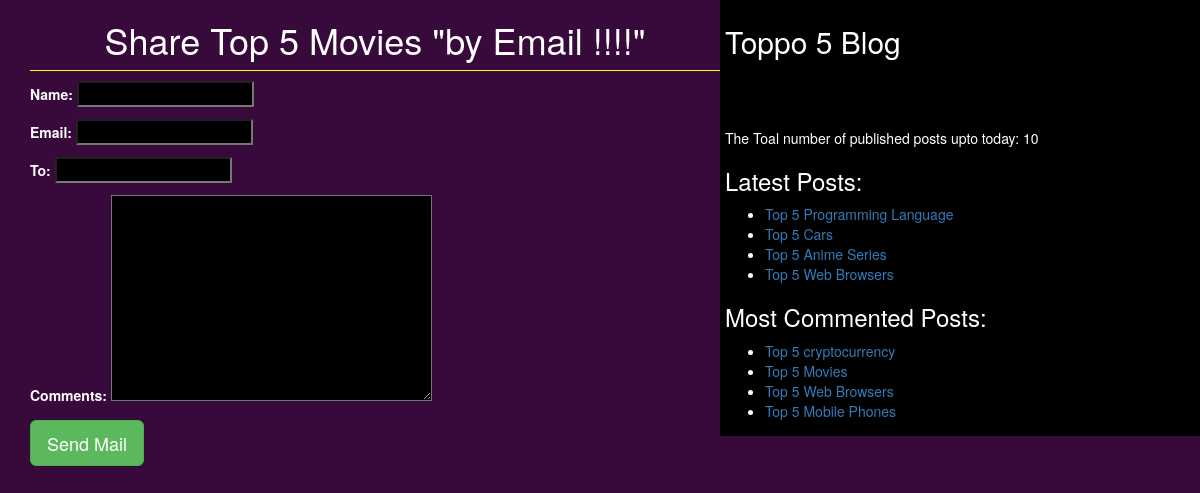
/3/share/, run on the app's committed database.
### blog/models.py (models this page shows, shortened)
class Post(models.Model):
    title = models.CharField(max_length=264)
    slug = models.SlugField(max_length=264,unique_for_date='publish')  # unique_for_date is used to to make each slug unique
    author = models.ForeignKey(User,related_name='blog_posts',on_delete=models.CASCADE) # on_delete is important parameter
    body = models.TextField()
    publish = models.DateTimeField(default=timezone.now)
    created = models.DateTimeField(auto_now_add=True)
    updated = models.DateTimeField(auto_now=True)
    STATUS_CHOICES = (('draft','Draft'),('published','Published'))
    status = models.CharField(max_length=10,choices=STATUS_CHOICES,default='draft')
    objects = CustomManager()  # calling our custom Manager
    tags = TaggableManager()
    class Meta:
        ordering = ('-publish',)
    def get_absolute_url(self):
        return reverse('post_detail',args=[self.publish.year,self.publish.strftime('%m'),self.publish.strftime('%d'),self.slug])

### blog/views.py (the view, shortened to what this page needs)
# urls.py: path('<int:id>/share/', views.mail_send_view),
def mail_send_view(request,id):
    post = get_object_or_404(Post,id=id,status='published')
    sent = False
    form = EmailSendForm()
    return render(request,'blog/sharebymail.html',{'post':post,'form':form,'sent':sent})

### blog/forms.py
class EmailSendForm(forms.Form):
    name = forms.CharField(widget=forms.TextInput(attrs={'class':'sendername','style': 'background:black;'}))
    email = forms.EmailField(widget=forms.TextInput(attrs={'class':'sendername','style': 'background:black;'}))
    to = forms.EmailField(widget=forms.TextInput(attrs={'class':'sendername','style': 'background:black;'}))
    comments = forms.CharField(required=False,widget=forms.Textarea(attrs={'style':'background:black;'}))

### blog/models.py (called while the page is built)
    def get_queryset(self):
        return super().get_queryset().filter(status='published') # only published post should come in blog page

### blog/templatetags/blog_tags.py (called while the page is built)
@register.simple_tag
def total_posts():
    return Post.objects.count()

@register.inclusion_tag('blog/latest_posts123.html')
def show_latest_posts(count=4):
    latest_posts = Post.objects.order_by('-publish')[:count]
    return {'latest_posts':latest_posts}

@register.simple_tag
def get_most_commented_posts(count=4):
    return Post.objects.annotate(total_comments=Count('comments')).order_by('-total_comments')[:count]

### templates/blog/sharebymail.html (shortened to what this page needs)
<!DOCTYPE html>
{%extends 'blog/base.html'%}
{%block content%}
{%if sent%}
<h1>Email Successfully Sent !!!</h1>
<p>"{{post.title}}" was sent by email</p>
{%else%}
<h1>Share {{post.title}} "by Email !!!!"</h1>
<form method="post">
{{form.as_p}}
<input type="submit" class='btn btn-lg btn-success' value="Send Mail">
</form>
{%endif%}
{%endblock%}

### templates/blog/base.html (shortened to what this page needs)
<!DOCTYPE html>
{%load blog_tags%}
{%load static%}
<html lang="en" dir="ltr">
  <head>
    <link rel = "stylesheet" href = "https://maxcdn.bootstrapcdn.com/bootstrap/3.3.6/css/bootstrap.min.css"/>
    <link rel="stylesheet" href="{%static 'css/blog1.css'%}">
  </head>
  <body>
    <div class="content">
      {%block content%}{%endblock%}
    </div>
    <div class="sidebar">
      <h2>Toppo 5 Blog</h2><br><br><br>
      <p>The Toal number of published posts upto today: {%total_posts%}</p>
      <h3>Latest Posts:</h3>{%show_latest_posts%}
      <h3>Most Commented Posts:</h3>
      {%get_most_commented_posts as most_commented_posts%}
      <ul>
        {%for post in most_commented_posts%}
        <li><a href="{{post.get_absolute_url}}">{{post.title}}</a></li>
        {%endfor%}
      </ul>
    </div>
  </body>
</html>

### templates/blog/latest_posts123.html
<ul>
  {%for post in latest_posts%}
  <li><a href="{{post.get_absolute_url}}">{{post.title}}</a></li>
  {%endfor%}
</ul>

### static/css/blog1.css (style rules this page uses)
.content { width: 60%; float: left; padding: 0 0 0 30px; background: #380A3C; color:white; }
.sidebar { width: 40%; float:right; padding: 5px; background: black; }
h1 { text-align:center; border-bottom: 1px solid yellow; padding-bottom: 10px; }
body { color: white; background: #380A3C; }

### data on the page
Post: title "Top 5 Movies"
Post: title "Top 5 Programming Language"
Post: title "Top 5 Cars"
Post: title "Top 5 Anime Series"
Post: title "Top 5 Web Browsers"
Post: title "Top 5 cryptocurrency"
Post: title "Top 5 Mobile Phones"
